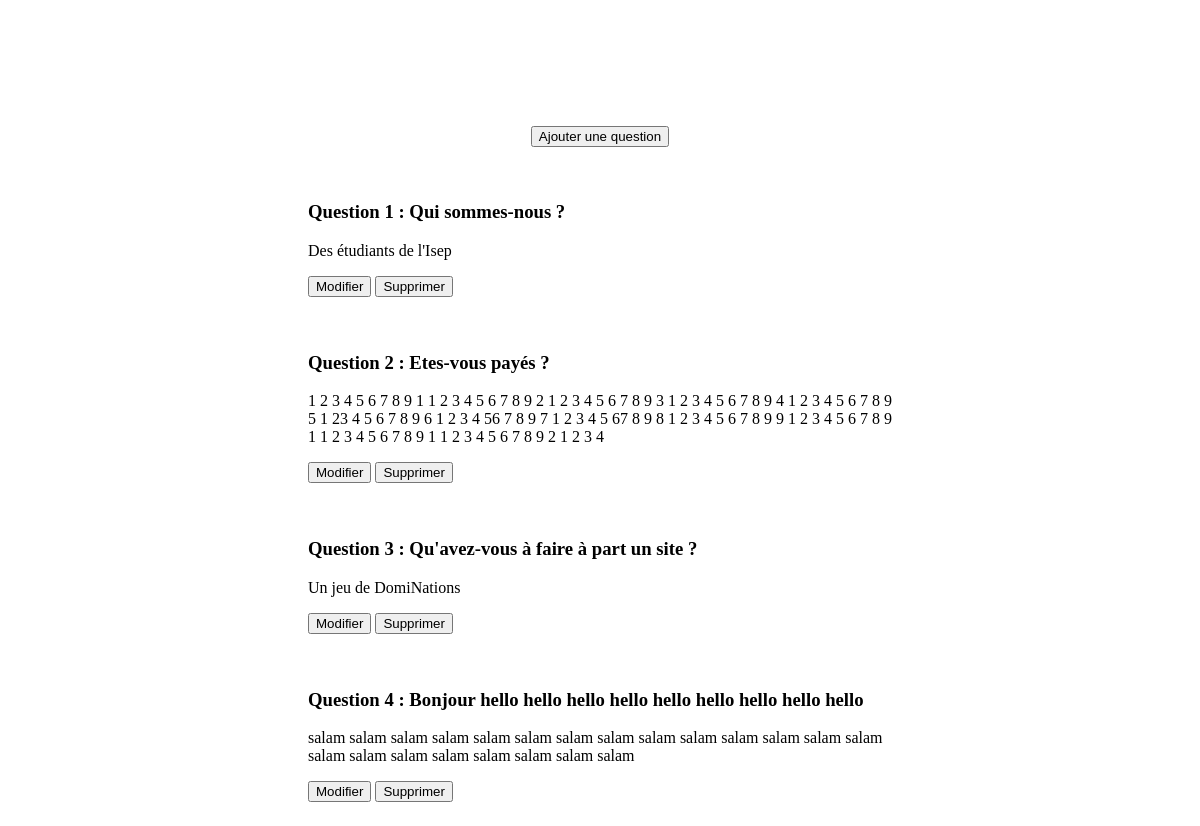
The page /bofaq.php on the database its author committed.
### tables this page shows
CREATE TABLE IF NOT EXISTS `pagefaq` (
  `id` int(11) NOT NULL AUTO_INCREMENT,
  `question` text NOT NULL,
  `content` text NOT NULL,
  PRIMARY KEY (`id`)
);

### bofaq.php (the view, shortened to what this page needs)
<link rel="stylesheet" type="text/css" href="FAQ.css">
<center><h2 style="font-family:sans-serif; color: white; font-size: 50px;">Modifier la page FAQ</h2></center>
<form action="?page=addfaq" method="POST">
    <center><input type="submit" value="Ajouter une question"></center>
</form>
<?php
$bdd = new PDO('mysql:host=127.0.0.1;dbname=jabasof', 'root', '',array (PDO::MYSQL_ATTR_INIT_COMMAND => 'SET NAMES \'UTF8\''));
$getcontent = $bdd->query("SELECT * FROM `pagefaq`");
while($result=$getcontent->fetch()){
    echo
        '
    <div class="backoffice">
    <h3>Question ' . $result['id'] . ' : ' . $result['question'] . '</h3>
    <p>' . $result['content'] . ' </p>
    <form action="?page=editfaq&id=' . $result['id'] . '" method="post">
        <input type="submit" value="Modifier" />
    </form>
    <form action="?page=deletefaq&id=' . $result['id'] . '" method="post">
        <input type="submit" name="deleteaccueil" value="Supprimer" />
    </form>
</div>
'
    ;
}
?>

### FAQ.css (style rules this page uses)
input { z-index: 0; }
.backoffice { text-align: left; padding-top: 20px; padding-left: 300px ; padding-right: 300px ; }
.backoffice form { display : inline-block; }

### rows shown on the page
pagefaq: id "1", question "Qui sommes-nous ?", content "Des étudiants de l'Isep"
pagefaq: id "2", question "Etes-vous payés ?", content "1 2 3 4 5 6 7 8 9 1 1 2 3 4 5 6 7 8 9 2 1 2 3 4 5 6 7 8 9 3 1 2 3 4 5 6 7 8 9 4 1 2 3 4 5 6 7 8 9 5 1 23 4 5 6 7 8 9 6 1 2 3 4 56 7 8 9 7 1 2 3 4 5 67 8 9 8 1 2 3 4 5 6 7 8 9 9 1 2 3 4 5 6 7 8 9 1 1 2 3 4 5 6 7 8 9 1 1 2 3 4 5 6 7 8 9 2 1 2 3 4"
pagefaq: id "3", question "Qu'avez-vous à faire à part un site ?", content "Un jeu de DomiNations"
pagefaq: id "4", question "Bonjour hello hello hello hello hello hello hello hello hello", content "salam salam salam salam salam salam salam salam salam salam salam salam salam salam salam salam salam salam salam salam salam salam"
